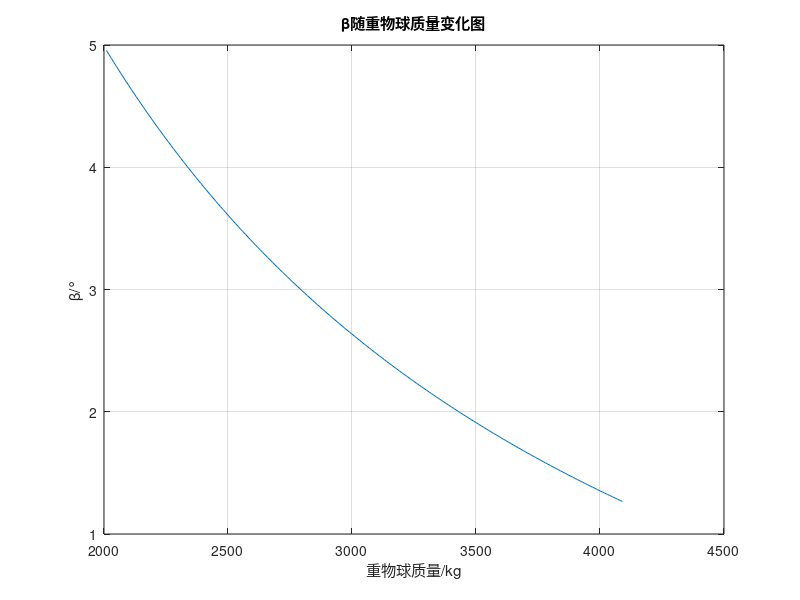
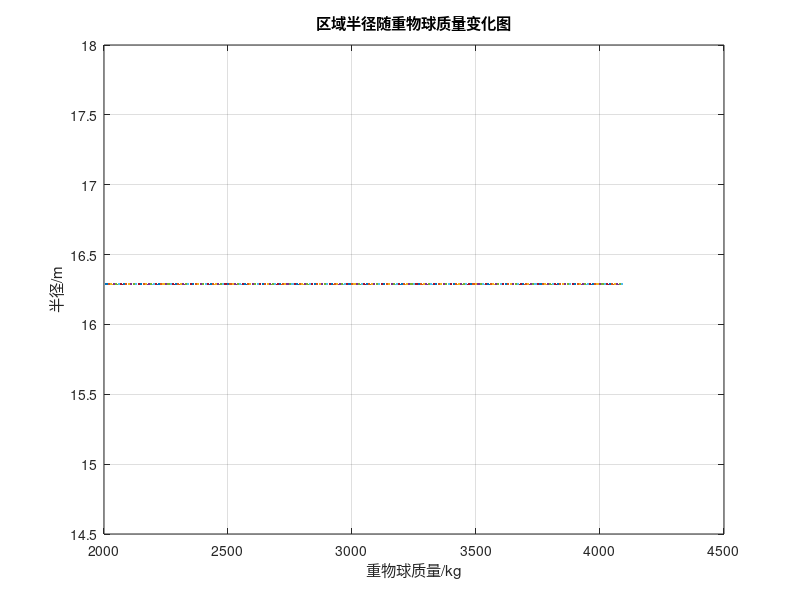
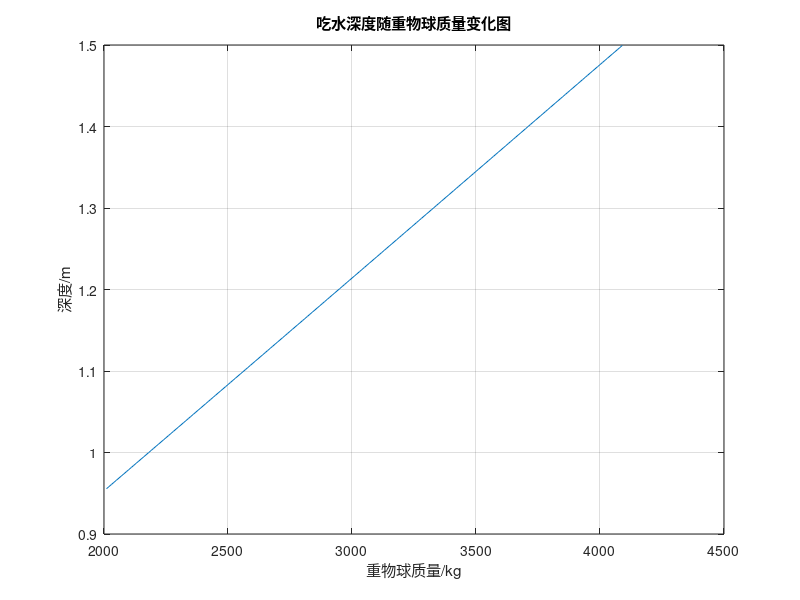
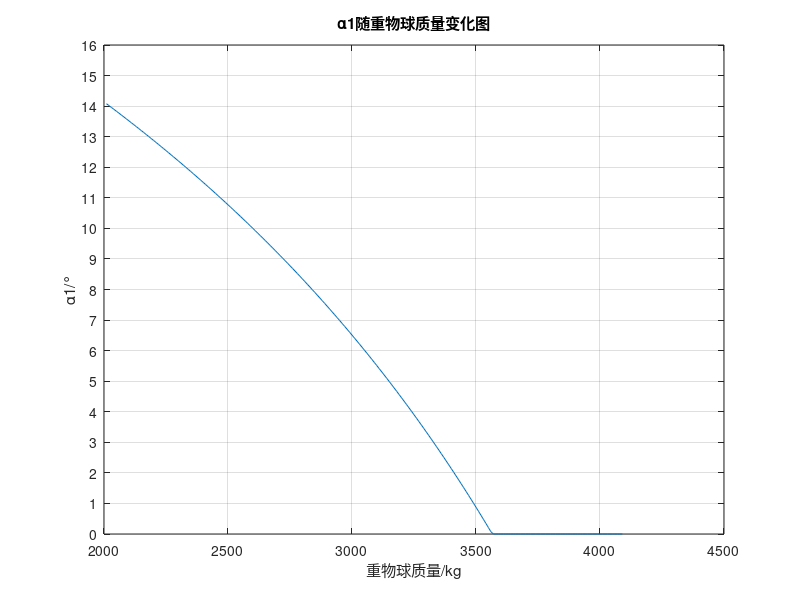

MATLAB code for these plots, in order: (Note: a time limit stopped this script after it produced the figures.)
%% 附件9：问题2中，系泊系统参数求解的Matlab程序（原文完整版）
% 基于Paper 4附录的原始代码，保持100%一致性

function problem2_original()
    %% 问题2：优化求解器
    fprintf('=== 问题2优化求解器 ===\n');
    fprintf('开始扫描重物球质量范围 1700-5000 kg...\n');
    solve_question2();
    fprintf('问题2优化求解完成\n\n');
end

%% 附件9：问题2中，系泊系统参数求解的Matlab程序
function solve_question2()
    global Mball R
    G=[];beta=[];alph1=[];d=[];R=[];
    for Mball1=1700:10:5000
        Mball=Mball1*0.869426751592357;
        [x,fval,exitflag,r,Unuse]=fun_problem2();
        if (Unuse==0&x(2)>0.279)|x(3)>1.5|x(13)>0.087%只选取阿发1小于16°，浮标深度小于1.5米，β小于5度的解
            continue
        elseif Unuse==0%代表没有落在地面的锚链
            alph1=[alph1;x(2)];G=[G;Mball1];beta=[beta;x(13)];d=[d;x(3)];R=[R;r];
        else%代表有落在地面的锚链
            alph1=[alph1;0];G=[G;Mball1];beta=[beta;x(13)];d=[d;x(3)];R=[R;r];
        end
    end
    G,beta=beta/pi*180,alph1=alph1/pi*180,d,R
    figure(1)
    plot(G,beta)
    title('β随重物球质量变化图')
    xlabel('重物球质量/kg')
    ylabel('β/°')
    grid on
    figure(2)
    plot(G,R)
    title('区域半径随重物球质量变化图')
    xlabel('重物球质量/kg')
    ylabel('半径/m')
    grid on
    figure(3)
    plot(G,d)
    title('吃水深度随重物球质量变化图')
    xlabel('重物球质量/kg')
    ylabel('深度/m')
    grid on
    figure(4)
    plot(G,alph1)
    title('α1随重物球质量变化图')
    xlabel('重物球质量/kg')
    ylabel('α1/°')
    set(gca,'ytick',[0:16])
    grid on
    figure(5)
    k=[0.1,0.8,0.1];%吃水深度：β：区域半径=0.1：0.8:0.1
    y=d/max(d)*k(1)+beta/max(beta)*k(2)+R/max(R)*k(3);
    plot(G,y)
    title('优化目标随重物球质量变化图')
    xlabel('重物球质量/kg')
    ylabel('目标值')
    grid on
    [a,place]=min(y);
    fprintf('Optimal solution:\n');
    fprintf('Mass: %.1f kg, Beta: %.3f°, Alpha1: %.3f°, Depth: %.3f m, Radius: %.3f m\n', ...
            G(place), beta(place), alph1(place), d(place), R(place));
    
    % 保存结果
    save('problem2_results.mat', 'G', 'beta', 'alph1', 'd', 'R', 'y');
    fprintf('问题2结果已保存到 problem2_results.mat\n');
end

function [x,fval,exitflag,R,Unuse]=fun_problem2()
    global R Mball
    options=optimset('MaxFunEvals',1e4,'MaxIter',1e4);
    format long
    x0=[1372.4,0.18,0.78,14496.80,14592.35,14687.92,14783.49,14879.07,0.09,0.09,0.09,0.09,0.09,0.09,0.09,0.09,0.09,0.09,17.75]';
    [x,fval,exitflag]=fsolve(@fangcheng2_problem2,x0,options);
    Unuse=0;%代表没有落在地面的锚链
    if x(2)<0
        x0=[1372.4,6,0.78,14496.80,14592.35,14687.92,14783.49,14879.07,0.09,0.09,0.09,0.09,0.09,0.09,0.09,0.09,0.09,0.09,17.75]';
        [x,fval,exitflag]=fsolve(@fangcheng1_problem2,x0,options);
        Unuse=1;%代表有落在地面的锚链
    end
end

function F=fangcheng1_problem2(x)
    global R Mball
    Fwind=x(1);%风力
    unuse=x(2);
    alph1=0;%弧度<0.2793
    d=x(3);%吃水深度 0.5
    F1=x(4);F2=x(5);F3=x(6);F4=x(7);F5=x(8);theta1=x(9);theta2=x(10);theta3=x(11);theta4=x(12);
    beta=x(13);gama1=x(14);gama2=x(15);gama3=x(16);gama4=x(17);gama5=x(18);
    x1=x(19);%锚链末端横坐标
    %%
    Vwind=36;%风速
    H=18;%水深
    p=1025;%海水密度
    sigma=7;
    g=9.8;%重力加速度
    % Mball=1200;%重物球质量
    maolian=22.05;%锚链长度
    maolian=maolian-x(2);%减去沉在海底的长度
    floatage_bucket=0.15*0.15*pi*p;%钢桶浮力
    floatage_pipe=0.025*0.025*pi*p;%钢管浮力
    F=ones(19,1);
    %%
    y=@(t)(Fwind/sigma/g*cosh(sigma*g*t/Fwind+asinh(tan(alph1)))-Fwind/sigma/g*cosh(asinh(tan(alph1))));
    Dy=@(t)(sqrt(1+(sinh(sigma*g*t/Fwind+asinh(tan(alph1)))).^2));
    R=sin(beta)+sin(theta1)+sin(theta2)+sin(theta3)+sin(theta4)+x1+unuse;
    F(1)=quad(Dy,0,x1)-maolian;%锚链长度
    alph2=atan(sinh(sigma*g*x1/Fwind+asinh(tan(alph1))));
    y1=y(x1);
    %钢桶
    F(2)=F1*sin(gama1-beta)+Fwind/cos(alph2)*sin(pi/2-alph2-beta)-Mball*g*sin(beta);%力矩平衡
    F(3)=F1*cos(gama1)+floatage_bucket-100*g-Mball*g-Fwind*tan(alph2);%竖直受力平衡
    F(4)=F1*sin(gama1)-Fwind;%水平受力平衡
    %4个钢管力矩平衡
    F(5)=F1*sin(gama1-theta1)-F2*sin(theta1-gama2);
    F(6)=F2*sin(gama2-theta2)-F3*sin(theta2-gama3);
    F(7)=F3*sin(gama3-theta3)-F4*sin(theta3-gama4);
    F(8)=F4*sin(gama4-theta4)-F5*sin(theta4-gama5);
    %4个钢管水平受力平衡
    F(9)=F2*sin(gama2)-Fwind;
    F(10)=F3*sin(gama3)-Fwind;
    F(11)=F4*sin(gama4)-Fwind;
    F(12)=F5*sin(gama5)-Fwind;
    %4个钢管竖直受力平衡
    F(13)=F1*cos(gama1)+10*g-F2*cos(gama2)-floatage_pipe;
    F(14)=F2*cos(gama2)+10*g-F3*cos(gama3)-floatage_pipe;
    F(15)=F3*cos(gama3)+10*g-F4*cos(gama4)-floatage_pipe;
    F(16)=F4*cos(gama4)+10*g-F5*cos(gama5)-floatage_pipe;
    F(17)=F5*cos(gama5)+1000*g-pi*d*p*g;%浮标竖直受力
    F(18)=y1+cos(beta)+cos(theta1)+cos(theta2)+cos(theta3)+cos(theta4)+d-H;%水深
    F(19)=2*(2-d)*0.625*Vwind*Vwind-Fwind;%风力
end

function F=fangcheng2_problem2(x)
    global R Mball
    Fwind=x(1);%风力
    alph1=x(2);%弧度<0.2793
    d=x(3);%吃水深度 0.5
    F1=x(4);F2=x(5);F3=x(6);F4=x(7);F5=x(8);theta1=x(9);theta2=x(10);theta3=x(11);theta4=x(12);
    beta=x(13);gama1=x(14);gama2=x(15);gama3=x(16);gama4=x(17);gama5=x(18);
    x1=x(19);%锚链末端横坐标
    %%
    Vwind=36;%风速
    H=18;%水深
    p=1025;%海水密度
    sigma=7;
    g=9.8;%重力加速度
    % Mball=1200;%重物球质量
    floatage_bucket=0.15*0.15*pi*p;%钢桶浮力
    floatage_pipe=0.025*0.025*pi*p;%钢管浮力
    F=ones(19,1);
    %%
    y=@(t)(Fwind/sigma/g*cosh(sigma*g*t/Fwind+asinh(tan(alph1)))-Fwind/sigma/g*cosh(asinh(tan(alph1))));
    Dy=@(t)(sqrt(1+(sinh(sigma*g*t/Fwind+asinh(tan(alph1)))).^2));
    R=x1+sin(beta)+sin(theta1)+sin(theta2)+sin(theta3)+sin(theta4);
    F(1)=quad(Dy,0,x1)-22.05;%锚链长度
    alph2=atan(sinh(sigma*g*x1/Fwind+asinh(tan(alph1))));
    y1=y(x1);
    %钢桶
    F(2)=F1*sin(gama1-beta)+Fwind/cos(alph2)*sin(pi/2-alph2-beta)-Mball*g*sin(beta);%力矩平衡
    F(3)=F1*cos(gama1)+floatage_bucket-100*g-Mball*g-Fwind*tan(alph2);%竖直受力平衡
    F(4)=F1*sin(gama1)-Fwind;%水平受力平衡
    %4个钢管力矩平衡
    F(5)=F1*sin(gama1-theta1)-F2*sin(theta1-gama2);
    F(6)=F2*sin(gama2-theta2)-F3*sin(theta2-gama3);
    F(7)=F3*sin(gama3-theta3)-F4*sin(theta3-gama4);
    F(8)=F4*sin(gama4-theta4)-F5*sin(theta4-gama5);
    %4个钢管水平受力平衡
    F(9)=F2*sin(gama2)-Fwind;
    F(10)=F3*sin(gama3)-Fwind;
    F(11)=F4*sin(gama4)-Fwind;
    F(12)=F5*sin(gama5)-Fwind;
    %4个钢管竖直受力平衡
    F(13)=F1*cos(gama1)+10*g-F2*cos(gama2)-floatage_pipe;
    F(14)=F2*cos(gama2)+10*g-F3*cos(gama3)-floatage_pipe;
    F(15)=F3*cos(gama3)+10*g-F4*cos(gama4)-floatage_pipe;
    F(16)=F4*cos(gama4)+10*g-F5*cos(gama5)-floatage_pipe;
    F(17)=F5*cos(gama5)+1000*g-pi*d*p*g;%浮标竖直受力
    F(18)=y1+cos(beta)+cos(theta1)+cos(theta2)+cos(theta3)+cos(theta4)+d-H;%水深
    F(19)=2*(2-d)*0.625*Vwind*Vwind-Fwind;%风力
end
